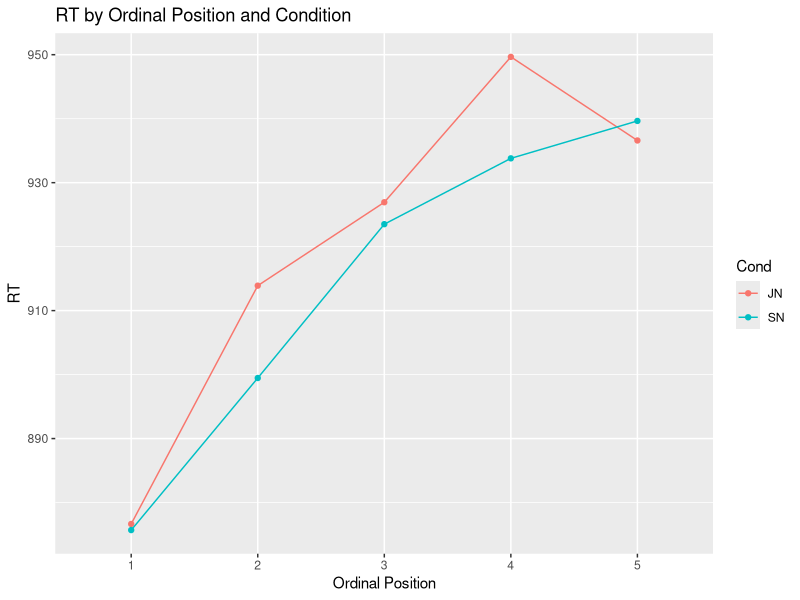
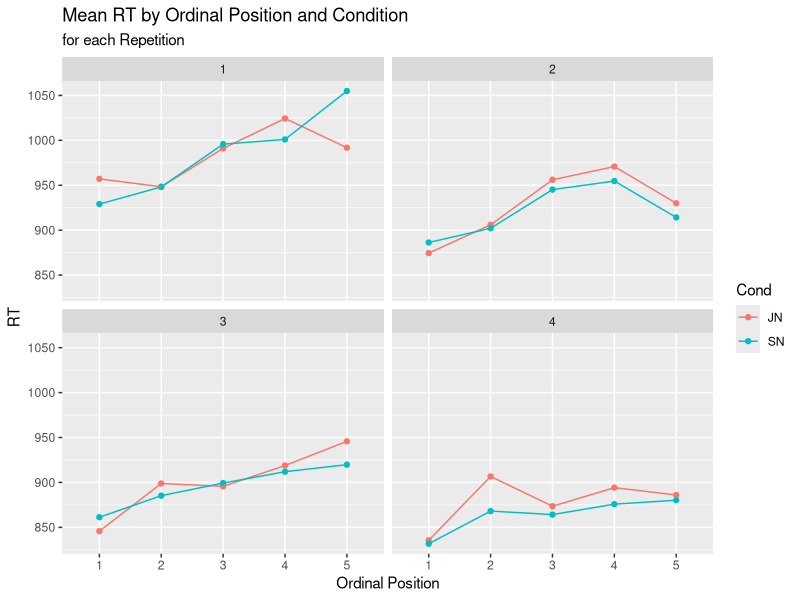
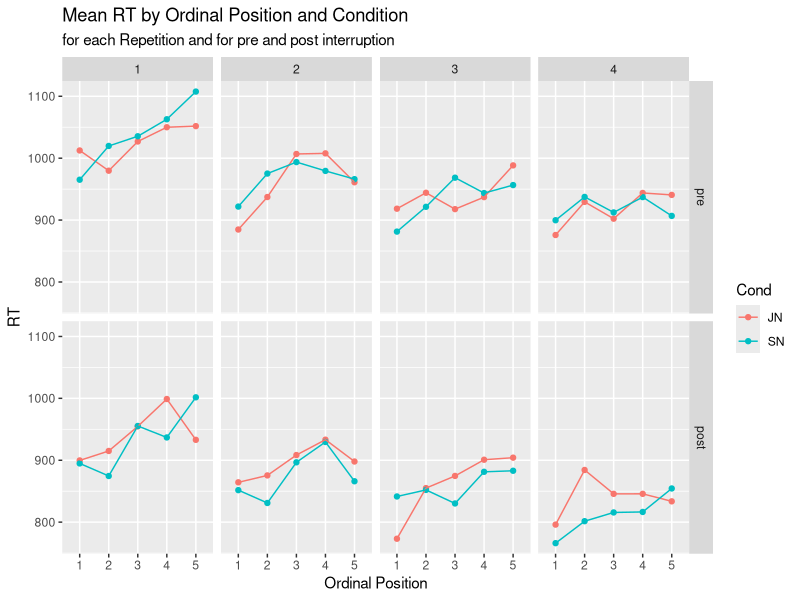
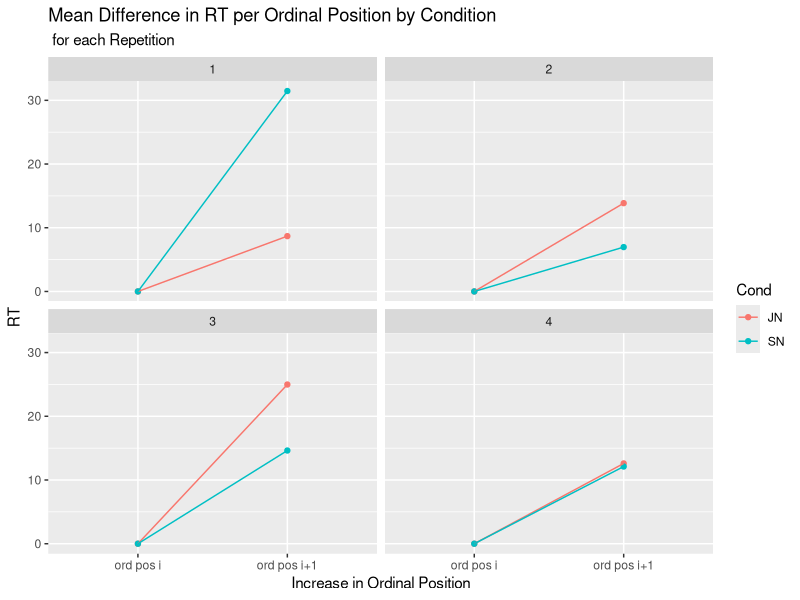
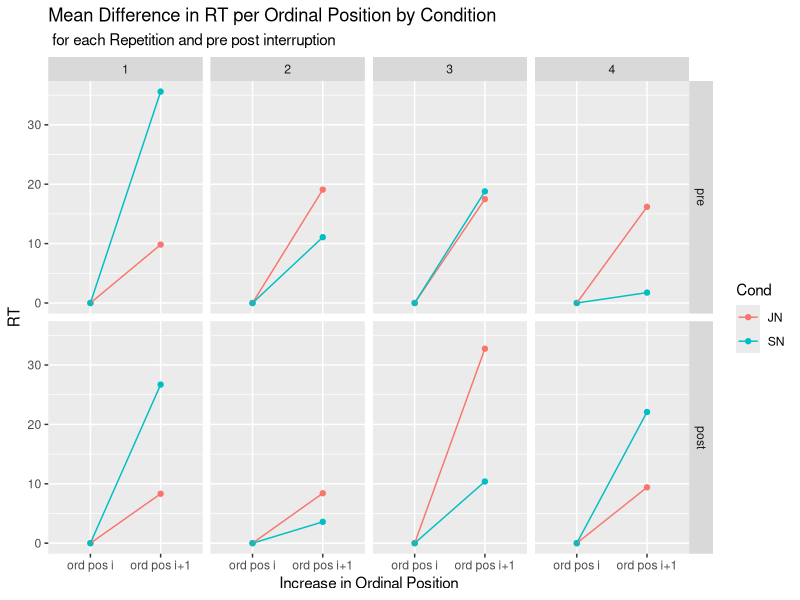
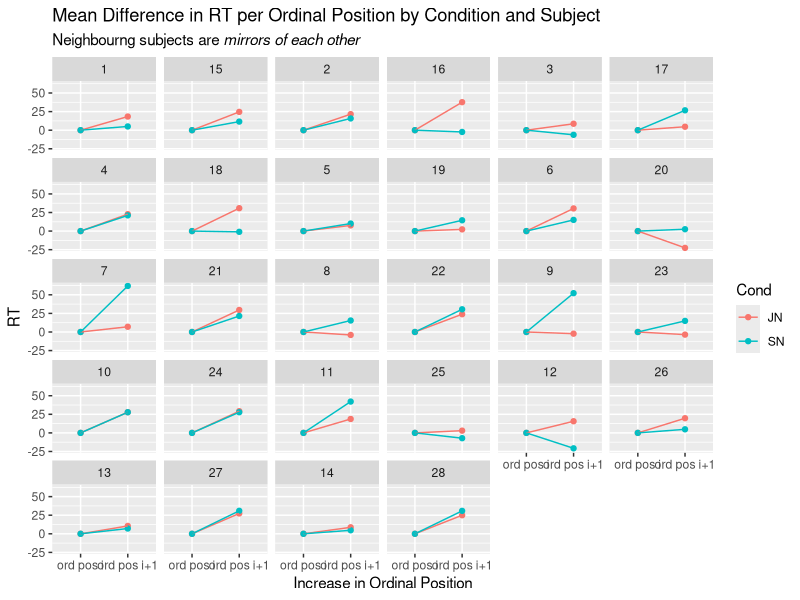
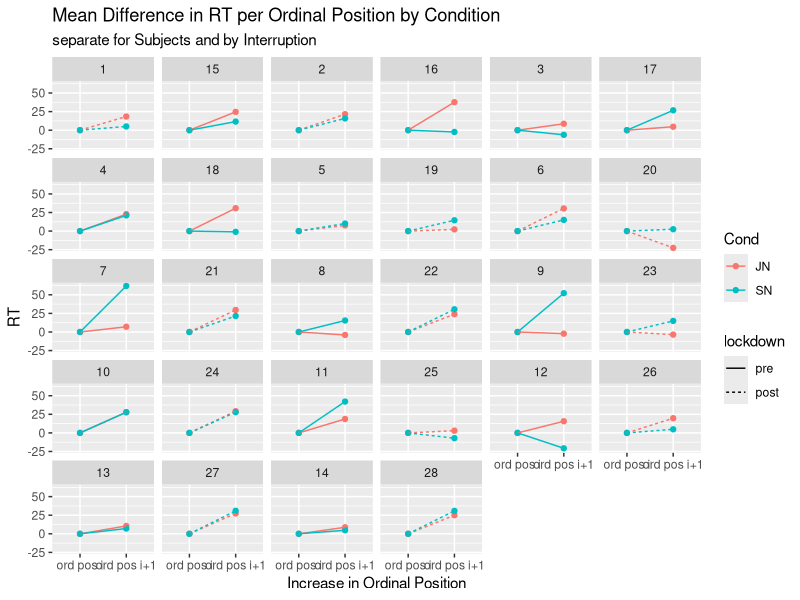

Write the R code that produced these figures, in order. (Note: this script raises an error after producing the figures.)
################# FUUUCK
library(tidyverse)
library(ggtext)

setwd("C:/Users/Roger/Seafile/Roger_Seafile/SSI-EEG-3/SSI_4_R_project/")

#load data
a4 <- read.csv2("a4_SSI_4.csv")

#okay once again from the top
# first things first: pre-post variable for a4 data
a4[a4$subject %in% c(3,4, 7:18), "lockdown"] <- "pre"
a4[a4$subject %in% c(1,2,5,6, 19:28), "lockdown"] <- "post"

a4$lockdown <- factor(a4$lockdown, levels = c("pre", "post"))

a4$g_ng_count_1_5 <- as.factor(a4$g_ng_count_1_5)

# prep data frames for plotting
# once across all DGs
desc_across <- summarise(group_by(a4, Cond, g_ng_count_1_5), RT = mean(RT))

ord_pos <- ggplot(data = desc_across, mapping = aes(x = g_ng_count_1_5, y = RT, colour = Cond)) +
  geom_point() +
  geom_line(aes(group = Cond))+
  xlab("Ordinal Position")+
  ggtitle("RT by Ordinal Position and Condition")
ggsave("plots/ord_pos.jpg", device = "jpg", dpi = 700)

#mean RT for ord pos by DG and Cond
desc_by_DG <- summarise(group_by(a4, g_ng_count_1_5, Cond, DG), RT = mean(RT))

#plot
ord_pos_by_DG <- ggplot(data = desc_by_DG, mapping = aes(x = g_ng_count_1_5, y = RT, colour = Cond)) +
  geom_point() +
  geom_line(aes(group = Cond)) +
  facet_wrap(desc_by_DG$DG) +
  xlab("Ordinal Position")+
  ggtitle("Mean RT by Ordinal Position and Condition", subtitle = "for each Repetition")

ggsave("plots/ord_pos_by_DG.jpg", device = "jpg", dpi = 700)

# separate for pre and post lockdown
desc_by_DG_lockdown <- summarise(group_by(a4, g_ng_count_1_5, Cond, DG, lockdown), RT = mean(RT))

#plot
ord_pos_by_DG_lockdown <- ggplot(data = desc_by_DG_lockdown, mapping = aes(x = g_ng_count_1_5, y = RT, colour = Cond)) +
  geom_point() +
  geom_line(aes(group = Cond)) +
  facet_grid(cols = vars(desc_by_DG_lockdown$DG), rows = vars(desc_by_DG_lockdown$lockdown)) +
  xlab("Ordinal Position")+
  ggtitle("Mean RT by Ordinal Position and Condition", subtitle = "for each Repetition and for pre and post interruption")

ggsave("plots/ord_pos_by_DG_lockdown.jpg", device = "jpg", dpi = 700)

# mean increase per ordinal position by DG and Cond
incr_by_DG <- summarise(group_by(a4[a4$g_ng_count_cent %in% c(-2, 2), ], g_ng_count_cent, DG, Cond), 
                        RT = mean(RT))
incr_by_DG <- mutate(group_by(incr_by_DG, Cond, DG), diff = diff(RT)/4)

incr_by_DG[incr_by_DG$g_ng_count_cent == -2, "diff"] <- 0


#plot by DG
incr_by_DG$g_ng_count_cent <- as.factor(incr_by_DG$g_ng_count_cent)

plot_incr_by_DG <- ggplot(data = incr_by_DG, mapping = aes(g_ng_count_cent, y = diff, colour = Cond)) +
  geom_point()+
  geom_line(aes(group = Cond))+
  facet_wrap(incr_by_DG$DG) +
  xlab("Increase in Ordinal Position")+
  ylab("RT")+
  ggtitle("Mean Difference in RT per Ordinal Position by Condition", subtitle = " for each Repetition")+
  scale_x_discrete(labels = c("ord pos i", "ord pos i+1"))

ggsave("plots/incr_by_DG.jpg", plot = plot_incr_by_DG, device = "jpg", dpi = 700)

#separately for lockdown pre post
# mean increase per ordinal position by DG and Cond
incr_by_DG_lockdown <- summarise(group_by(a4[a4$g_ng_count_cent %in% c(-2, 2), ], g_ng_count_cent, DG, Cond, lockdown), 
                        RT = mean(RT))
incr_by_DG_lockdown <- mutate(group_by(incr_by_DG_lockdown, Cond, DG, lockdown), diff = diff(RT)/4)

incr_by_DG_lockdown[incr_by_DG_lockdown$g_ng_count_cent == -2, "diff"] <- 0

#plot by DG and lockdown
incr_by_DG_lockdown$g_ng_count_cent <- as.factor(incr_by_DG_lockdown$g_ng_count_cent)

plot_incr_by_DG_lockdown <- ggplot(data = incr_by_DG_lockdown, mapping = aes(g_ng_count_cent, y = diff, colour = Cond)) +
  geom_point()+
  geom_line(aes(group = Cond))+
  facet_grid(cols = vars(incr_by_DG_lockdown$DG), rows = vars(incr_by_DG_lockdown$lockdown)) +
  xlab("Increase in Ordinal Position")+
  ylab("RT")+
  ggtitle("Mean Difference in RT per Ordinal Position by Condition", subtitle = " for each Repetition and pre post interruption")+
  scale_x_discrete(labels = c("ord pos i", "ord pos i+1"))

ggsave("plots/incr_by_DG_lockdown.jpg", device = "jpg", dpi = 700)

# mean incr by subject

incr_by_subj <- summarise(group_by(a4[a4$g_ng_count_cent %in% c(-2, 2), ], g_ng_count_cent, subject, Cond), 
                                 RT = mean(RT))
incr_by_subj <- mutate(group_by(incr_by_subj, Cond, subject), diff = diff(RT)/4)

incr_by_subj[incr_by_subj$g_ng_count_cent == -2, "diff"] <- 0

subj_levels <- numeric()
for (i in 1:14){subj_levels <- c(subj_levels, i, i+14)}

incr_by_subj$subject <- factor(incr_by_subj$subject, levels = subj_levels)

#plot 
incr_by_subj$g_ng_count_cent <- as.factor(incr_by_subj$g_ng_count_cent)

plot_incr_by_subj <- ggplot(data = incr_by_subj, aes(x = g_ng_count_cent, y = diff, colour = Cond)) +
  geom_point()+
  geom_line(aes(group = Cond))+
  facet_wrap(incr_by_subj$subject, ncol = 6)+
  xlab("Increase in Ordinal Position")+
  ylab("RT")+
  ggtitle("Mean Difference in RT per Ordinal Position by Condition and Subject", 
          subtitle = "Neighbourng subjects are *mirrors of each other*")+
  scale_x_discrete(labels = c("ord pos i", "ord pos i+1"))+
  theme(plot.subtitle = element_markdown())
ggsave("plots/incr_by_subj.pdf", device = "pdf", dpi = 700, height = 10, width = 12)

#add lockdown
# mean incr by subject and lockdown

incr_by_subj_lock <- summarise(group_by(a4[a4$g_ng_count_cent %in% c(-2, 2), ], 
                                        g_ng_count_cent, subject, Cond, lockdown), 
                          RT = mean(RT))
incr_by_subj_lock <- mutate(group_by(incr_by_subj_lock, Cond, subject, lockdown), diff = diff(RT)/4)

incr_by_subj_lock[incr_by_subj_lock$g_ng_count_cent == -2, "diff"] <- 0

subj_levels <- numeric()
for (i in 1:14){subj_levels <- c(subj_levels, i, i+14)}

incr_by_subj_lock$subject <- factor(incr_by_subj_lock$subject, levels = subj_levels)

#plot 
incr_by_subj_lock$g_ng_count_cent <- as.factor(incr_by_subj_lock$g_ng_count_cent)

plot_incr_by_subj_lock <- ggplot(data = incr_by_subj_lock, 
                                 aes(x = g_ng_count_cent, y = diff, colour = Cond)) +
  geom_point()+
  geom_line(aes(group = Cond, linetype = lockdown))+
  facet_wrap(incr_by_subj_lock$subject, ncol = 6)+
  xlab("Increase in Ordinal Position")+
  ylab("RT")+
  ggtitle("Mean Difference in RT per Ordinal Position by Condition", 
          subtitle = "separate for Subjects and by Interruption")+
  scale_x_discrete(labels = c("ord pos i", "ord pos i+1"))+
  theme(plot.subtitle = element_markdown())

ggsave("plots/incr_by_subj_lock.jpg", device = "jpg", dpi = 700, height = 10, width = 12)

# mean incr by cat

incr_by_cat <- summarise(group_by(a4[a4$g_ng_count_cent %in% c(-2, 2), ], g_ng_count_cent, Semantische.Kategorie, Cond), 
                          RT = mean(RT))
incr_by_cat <- mutate(group_by(incr_by_cat, Cond, Semantische.Kategorie), diff = diff(RT)/4)

incr_by_cat[incr_by_cat$g_ng_count_cent == -2, "diff"] <- 0

#plot 
incr_by_cat$g_ng_count_cent <- as.factor(incr_by_cat$g_ng_count_cent)

plot_incr_by_cat <- ggplot(data = incr_by_cat, aes(x = g_ng_count_cent, y = diff, colour = Cond)) +
  geom_point()+
  geom_line(aes(group = Cond))+
  facet_wrap(incr_by_cat$Semantische.Kategorie, ncol = 6)+
  xlab("Increase in Ordinal Position")+
  ylab("RT")+
  ggtitle("Mean Difference in RT per Ordinal Position by Condition and Category")+
  scale_x_discrete(labels = c("ord pos i", "ord pos i+1"))+
  theme(plot.subtitle = element_markdown())
ggsave("plots/incr_by_cat.jpg", device = "jpg", dpi = 700, height = 10, width = 12)

## Dip from Ord Pos 4 to 5
#by DG
desc_by_DG_4_5 <- summarise(group_by(a4[a4$g_ng_count_1_5 %in% c("4", "5"), ], 
                                 Cond, DG, g_ng_count_1_5),
                        RT = mean(RT))
# plot it
ord_pos_1_5_by_DG <- ggplot(data = desc_by_DG_4_5, 
                            mapping = aes(x = g_ng_count_1_5, y = RT, colour = Cond)) +
  geom_point() +
  geom_line(aes(group = Cond)) +
  facet_wrap(desc_by_DG_4_5$DG, ncol = 2) +
  xlab("Ordinal Position") +
  ggtitle("RT at Ordinal Positions 4 and 5 by Condition", subtitle = "for each Repetition")

ggsave("plots/pos_4_5_by_DG.jpg", device = "jpg", dpi = 700)

#by subject
desc_by_subj_4_5 <- summarise(group_by(a4[a4$g_ng_count_1_5 %in% c("4", "5"), ], 
                                       Cond, subject, g_ng_count_1_5),
                              RT = mean(RT))

#plot it (but change levels of subject)
subj_levels <- numeric()
for (i in 1:14){subj_levels <- c(subj_levels, i, i+14)}

desc_by_subj_4_5$subject <- factor(desc_by_subj_4_5$subject, levels = subj_levels)

#plot

ord_pos_by_subj_4_5 <- ggplot(data = desc_by_subj_4_5, 
                          mapping = aes(x = g_ng_count_1_5, y = RT, colour = Cond)) +
  geom_point() +
  geom_line(aes(group = Cond)) +
  facet_wrap(desc_by_subj_4_5$subject, nrow = 7) +
  xlab("Ordinal Position") +
  ggtitle("RT at Ordinal Positions 4 and 5 by Condition and Subject", 
          subtitle = "Neighboring subjects are *mirrors of each other*") +
  theme(plot.subtitle = ggtext::element_markdown())
ggsave("plots/pos_4_5_by_subj.pdf", device = "pdf", dpi = 700, height = 15, width = 12)

#alternate display of grid
ord_pos_by_subj_4_5_alt <- ggplot(data = desc_by_subj_4_5, 
                          mapping = aes(x = g_ng_count_1_5, y = RT, colour = Cond)) +
  geom_point() +
  geom_line(aes(group = Cond)) +
  facet_wrap(desc_by_subj_4_5$subject, ncol = 6) +
  xlab("Ordinal Position") +
  ggtitle("RT at Ordinal Positions 4 and 5 by Condition and Subject", 
          subtitle = "Neighboring subjects are *mirrors of each other*") +
  theme(plot.subtitle = ggtext::element_markdown())
ggsave("plots/pos_4_5_by_subj_alt.jpg", device = "jpg", dpi = 700, height = 10, width = 12)

###by cat
desc_by_cat_4_5 <- summarise(group_by(a4[a4$g_ng_count_1_5 %in% c("4", "5"), ], 
                                       Cond, Semantische.Kategorie, g_ng_count_1_5),
                              RT = mean(RT))
#alternate display of grid
ord_pos_by_cat_4_5_alt <- ggplot(data = desc_by_cat_4_5, 
                                  mapping = aes(x = g_ng_count_1_5, y = RT, colour = Cond)) +
  geom_point() +
  geom_line(aes(group = Cond)) +
  facet_wrap(desc_by_cat_4_5$Semantische.Kategorie, ncol = 6) +
  xlab("Ordinal Position") +
  ggtitle("RT at Ordinal Positions 4 and 5 by Condition and Category") +
  theme(plot.subtitle = ggtext::element_markdown())
ggsave("plots/pos_4_5_by_cat_alt.jpg", device = "jpg", dpi = 700, height = 10, width = 12)
